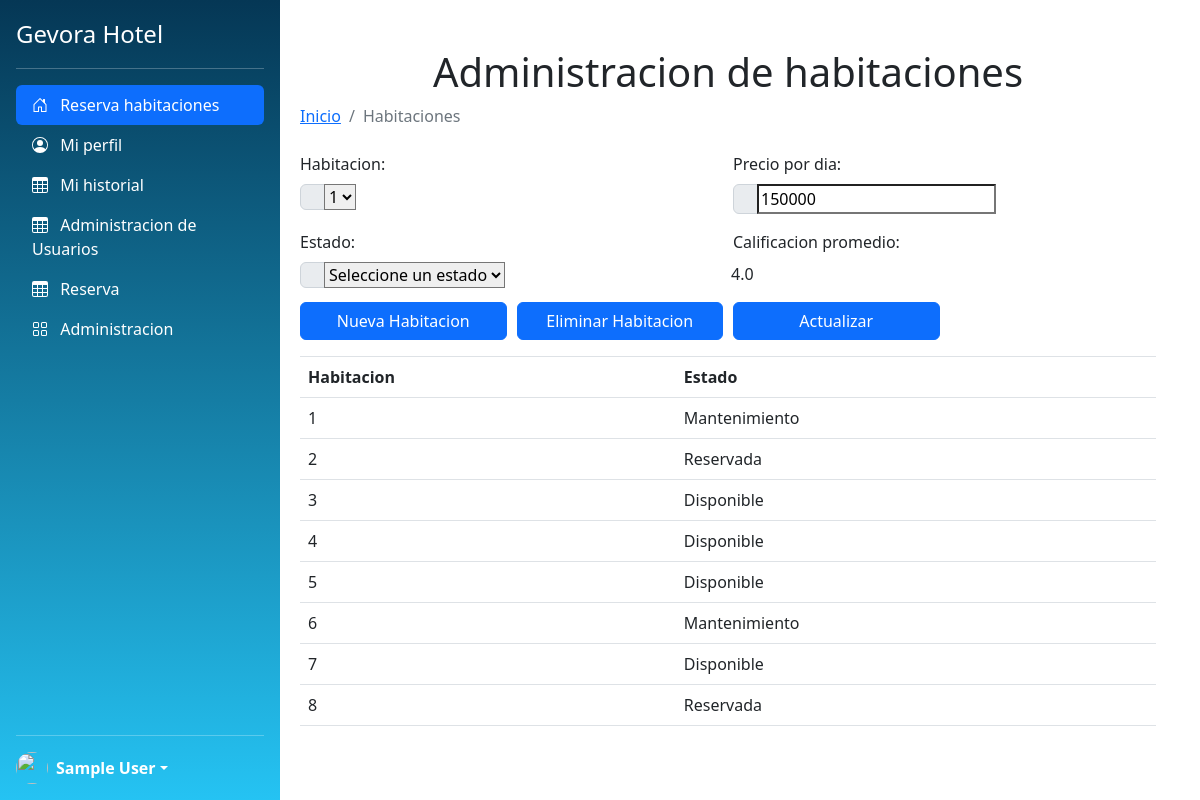
Before: /admo_hab (signed in) with the older database file.
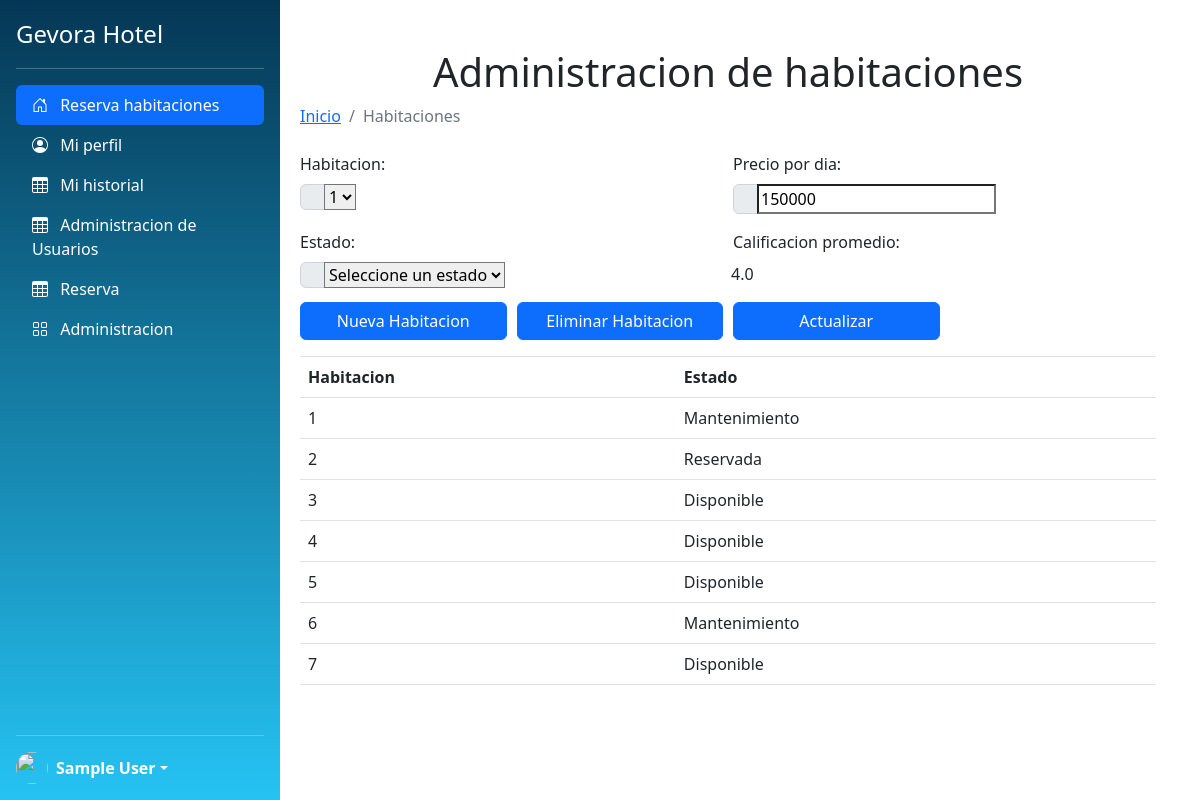
After: the same page with the newer database file.
### tables this page shows
CREATE TABLE Habitaciones (Id INTEGER UNIQUE PRIMARY KEY NOT NULL, Estado TEXT NOT NULL);

### app.py (the view)
@app.route('/admo_hab')
def admohab():
    if 'username' in session:
        if session['rol'] == 'Superadministrador':
            lista = db.sql_select_habitaciones()
            return render_template('admo_hab.html',l_hab=lista, titulo="Ejemplo Hotel Gevora 2")
        else:
            return redirect(url_for('index'))
    else:
        return redirect(url_for('login'))

### app.py (called while the page is built)
@app.before_request
def before_request():
    if 'username' in session:
        g.user = session['username']
    else:
        g.user = None
    if 'rol' in session:
        g.rol = session['rol']
    else:
        g.rol = None

### dB.py (called while the page is built)
def sql_connection():
    try:
        con=sqlite3.connect('luna.db')
        return con
    except Error:
        print(Error)

def sql_select_habitaciones():
    strsql = "SELECT * FROM Habitaciones;"
    print(strsql)
    con = sql_connection()
    cursor_Obj = con.cursor()
    cursor_Obj.execute(strsql)
    habitaciones = cursor_Obj.fetchall()
    con.close()
    return habitaciones

### templates/admo_hab.html (shortened to what this page needs)
{% extends "base.html" %}
{% block principal %}
    <div class="container-fluid">
        <div class="row text-center justify-content-center align-items-center ">
          <h1 class="mt-5 text-align-center">Administracion de habitaciones</h1>
        </div>
        <ol class="breadcrumb mb-4">
            <li class="breadcrumb-item"><a href="/">Inicio</a></li>
            <li class="breadcrumb-item active">Habitaciones</li>
        </ol>
        <div class="card-body">
        <form action="ControlHabitacion" method="post">
            <div class="form-row">
            <div class="col-md-6 mb-2">
              <label>Habitacion:</label>
              <div class="input-group">
                <div class="input-group-prepend">
                    <span class="input-group-text"></span>
                </div>
                <select name="idHab">
                  {% for hab in l_hab %}
                      <option value= {{ hab[0] }}> {{ hab[0] }} </option>
                  {% endfor %}
                </select>
              </div>
            </div>
            <div class="col-md-6 mb-3">
              <label>Precio por dia:</label>
              <div class="input-group">
                <div class="input-group-prepend">
                  <span class="input-group-text"></span>
                </div>
                <input type="text" placeholder="" name="pre" value='150000' />
              </div>
            </div>
          </div>
          <div class="form-row">
            <div class="col-md-6 mb-2">
              <label>Estado:</label>
              <div class="input-group">
                <div class="input-group-prepend">
                  <span class="input-group-text"></span>
                </div>
                <select name="estado">
                  <option value="NS">Seleccione un estado</option>
                </select>
              </div>
            </div>
            <div class="col-md-6 mb-2">
              <label>Calificacion promedio:</label>
              <div class="input-group">
                <label>4.0</label>
              </div>
            </div>
          </div>
          <div class="form-row">
            <div class="col-md-3 md-3">
              <div class="input-group">
                <input type="submit" class="btn btn-primary btn-block" name="acc" value="Nueva Habitacion" />
              </div>
            </div>
            <div class="col-md-3 mb-3">
              <div class="input-group">
                <input type="submit" class="btn btn-primary btn-block" name="acc" value="Eliminar Habitacion" />
              </div>
            </div>
            <div class="col-md-3">
              <div class="input-group">
                <input type="submit" class="btn btn-primary btn-block" name="acc" value="Actualizar" />
              </div>
            </div>
          </div>
        </form>
      </div>
      <table class="table">
        <tbody>
            <tr>
                <th> Habitacion </th>
                <th> Estado </th>
            </tr>
            {% for hab in l_hab %}
            <tr>
                <td>{{ hab[0] }}</td>
                <td>{{ hab[1] }}</td>
            </tr>
            {% endfor %}
        </tbody>
      </table>
    </div>
{% endblock %}

### templates/base.html (shortened to what this page needs)
<!DOCTYPE html>
<html lang="en">
    <head>
    <link href="{{ url_for('static', filename='css/styles.css') }}" rel="stylesheet" />
    <link href="https://cdn.jsdelivr.net/npm/bootstrap@5.2.0/dist/css/bootstrap.min.css" rel="stylesheet">
</head>
<body>
        <main  class="d-flex flex-nowrap gap-2">
            <div class="d-flex flex-column flex-shrink-0 p-3 text-bg-dark gradient-navbar" style="width: 280px;">
                <a href="/" class="d-flex align-items-center mb-3 mb-md-0 me-md-auto text-white text-decoration-none">
                    <span class="fs-4">Gevora Hotel</span>
                </a>
                <hr>
                <ul class="nav nav-pills flex-column mb-auto text-white">
                    <li class="nav-item">
                        <a href="#" class="nav-link text-white active">
                            <svg class="bi pe-none me-2" width="16" height="16"><use xlink:href="#home"/></svg>
                            Reserva habitaciones
                        </a>
                    </li>
                    <li>
                        <a href="homeProfile" class="nav-link text-white">
                            <svg class="bi pe-none me-2" width="16" height="16"><use xlink:href="#people-circle"/></svg>
                            Mi perfil
                        </a>
                    </li>
                    <li>
                        <a href="historialReserva" class="nav-link text-white">
                            <svg class="bi pe-none me-2" width="16" height="16"><use xlink:href="#table"/></svg>
                            Mi historial
                        </a>
                    </li>
                    <li>
                        <a href="Vista_admin_usuarios" class="nav-link text-white">
                            <svg class="bi pe-none me-2" width="16" height="16"><use xlink:href="#table"/></svg>
                            Administracion de Usuarios
                        </a>
                    </li>
                    <li>
                        <a href="Reservas" class="nav-link text-white">
                            <svg class="bi pe-none me-2" width="16" height="16"><use xlink:href="#table"/></svg>
                            Reserva
                        </a>
                    </li>
                    <li>
                        <a href="admo_hab" class="nav-link text-white">
                            <svg class="bi pe-none me-2" width="16" height="16"><use xlink:href="#grid"/></svg>
                            Administracion
                        </a>
                </ul>
                <hr>
                <div class="dropdown">
                    <a href="#" class="d-flex align-items-center text-white text-decoration-none dropdown-toggle" data-bs-toggle="dropdown" aria-expanded="false">
                        <img src="https://github.com/mdo.png" alt="" width="32" height="32" class="rounded-circle me-2">
                        <strong>Sample User</strong>
                    </a>
                </div>
            </div>
                {% block principal %}
                {% endblock %}
            <div class="b-example-vr"></div>
        </main>
</body>
</html>

### templates/base.html (style rules this page uses)
.gradient-navbar { background-image: linear-gradient(#053755, #25c3f3); }
.b-example-vr { flex-shrink: 0; width: 1.5rem; height: 100vh; }
.bi { vertical-align: -.125em; fill: currentColor; }

Changed rows visible on the page:
removed Habitaciones: Id "8", Estado "Reservada"
